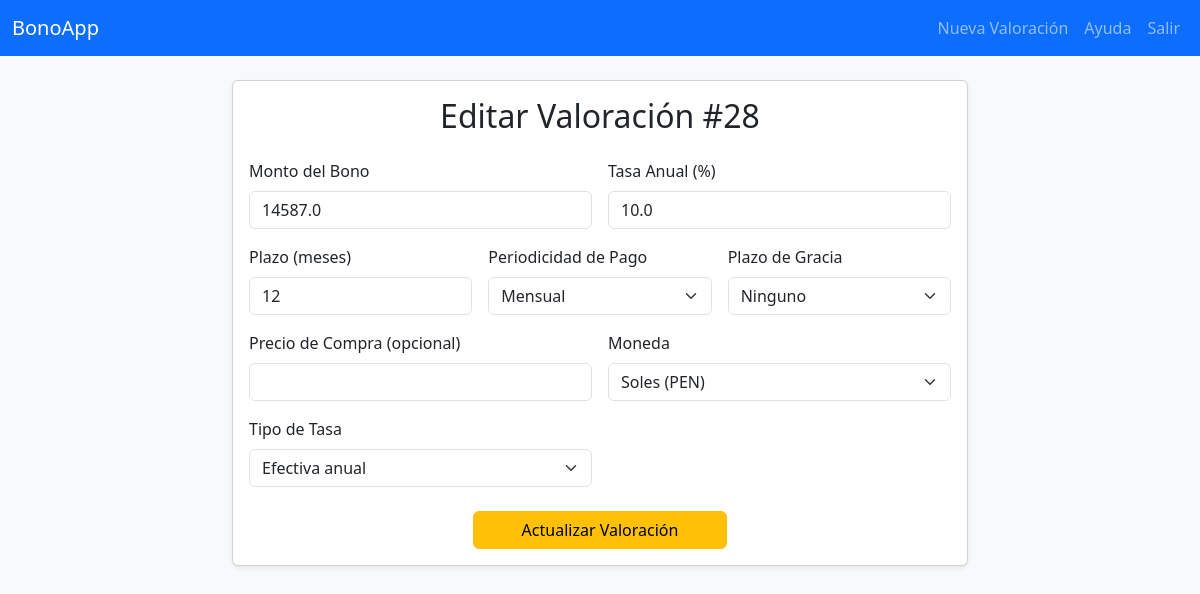
Screenshot of /bono/28/edit (signed in) with the database file from the repository.
### tables this page shows
CREATE TABLE valoracion_bono (
            id_valoracion INTEGER PRIMARY KEY AUTOINCREMENT,
            user_id INTEGER NOT NULL,
            monto_bono REAL NOT NULL,
            tasa_anual REAL NOT NULL,
            plazo_meses INTEGER NOT NULL,
            periodicidad TEXT NOT NULL,
            plazo_gracia TEXT NOT NULL,
            metodo TEXT NOT NULL,
            precio_compra REAL, currency TEXT DEFAULT 'PEN', rate_type TEXT DEFAULT 'efectiva', capitalization INTEGER DEFAULT 12,
            FOREIGN KEY(user_id) REFERENCES users(id)
        );

### app.py (the view, shortened to what this page needs)
@app.route("/bono/<int:id_valoracion>/edit", methods=["GET", "POST"])
def edit_bono(id_valoracion):
    if "user_id" not in session:
        flash("Debes iniciar sesión primero.")
        return redirect(url_for("login"))
    db = get_db()
    bono = db.execute(
        "SELECT * FROM valoracion_bono WHERE id_valoracion = ? AND user_id = ?",
        (id_valoracion, session["user_id"])
    ).fetchone()
    if not bono:
        flash("Valoración no encontrada.")
        return redirect(url_for("home"))
    return render_template("edit_bono.html", bono=bono)

### app.py (called while the page is built)
def get_db():
    if 'db' not in g:
        g.db = sqlite3.connect(DB_PATH)
        g.db.row_factory = sqlite3.Row
    return g.db

### templates/edit_bono.html (shortened to what this page needs)
{% extends 'base.html' %}
{% block content %}
<div class="row justify-content-center">
  <div class="col-md-8">
    <div class="card shadow-sm mb-4">
      <div class="card-body">
        <h2 class="card-title mb-4 text-center">Editar Valoración #{{ bono.id_valoracion }}</h2>
        <form action="{{ url_for('edit_bono', id_valoracion=bono.id_valoracion) }}" method="post">
          <div class="row g-3">
            <div class="col-md-6">
              <label for="monto_bono" class="form-label">Monto del Bono</label>
              <input type="number" class="form-control" id="monto_bono" name="monto_bono" step="0.01" required
                     value="{{ bono.monto_bono }}" title="Importe nominal del bono">
            </div>
            <div class="col-md-6">
              <label for="tasa_anual" class="form-label">Tasa Anual (%)</label>
              <input type="number" class="form-control" id="tasa_anual" name="tasa_anual" step="0.01" required
                     value="{{ bono.tasa_anual }}" title="Tasa de interés anual">
            </div>
            <div class="col-md-4">
              <label for="plazo_meses" class="form-label">Plazo (meses)</label>
              <input type="number" class="form-control" id="plazo_meses" name="plazo_meses" required
                     value="{{ bono.plazo_meses }}" title="Duración del bono en meses">
            </div>
            <div class="col-md-4">
              <label for="periodicidad" class="form-label">Periodicidad de Pago</label>
              <select class="form-select" id="periodicidad" name="periodicidad" title="Frecuencia de pagos">
                <option value="mensual" {% if bono.periodicidad=='mensual' %}selected{% endif %}>Mensual</option>
              </select>
            </div>
            <div class="col-md-4">
              <label for="plazo_gracia" class="form-label">Plazo de Gracia</label>
              <select class="form-select" id="plazo_gracia" name="plazo_gracia" title="Tipo de periodo de gracia">
                <option value="ninguno" {% if bono.plazo_gracia=='ninguno' %}selected{% endif %}>Ninguno</option>
              </select>
            </div>
            <div class="col-md-6">
              <label for="precio_compra" class="form-label">Precio de Compra (opcional)</label>
              <input type="number" class="form-control" id="precio_compra" name="precio_compra" step="0.01"
                     value="{{ bono.precio_compra }}" title="Precio que paga el inversor">
            </div>
            <div class="col-md-6">
              <label for="currency" class="form-label">Moneda</label>
              <select class="form-select" id="currency" name="currency" title="Selecciona moneda">
                <option value="PEN" {% if bono.currency=='PEN' %}selected{% endif %}>Soles (PEN)</option>
              </select>
            </div>
            <div class="col-md-6">
              <label for="rate_type" class="form-label">Tipo de Tasa</label>
              <select class="form-select" id="rate_type" name="rate_type" onchange="toggleCap();" title="Efectiva o nominal anual">
                <option value="efectiva" {% if bono.rate_type=='efectiva' %}selected{% endif %}>Efectiva anual</option>
              </select>
            </div>
          </div>
          <div class="mt-4 text-center">
            <button type="submit" class="btn btn-warning px-5">Actualizar Valoración</button>
          </div>
        </form>
      </div>
    </div>
  </div>
</div>
{% endblock %}

### rows the page displays
valoracion_bono: id_valoracion "28", monto_bono "14587.0", tasa_anual "10.0", plazo_meses "12", periodicidad "Mensual", plazo_gracia "Ninguno", currency "Soles (PEN)", rate_type "Efectiva anual"
